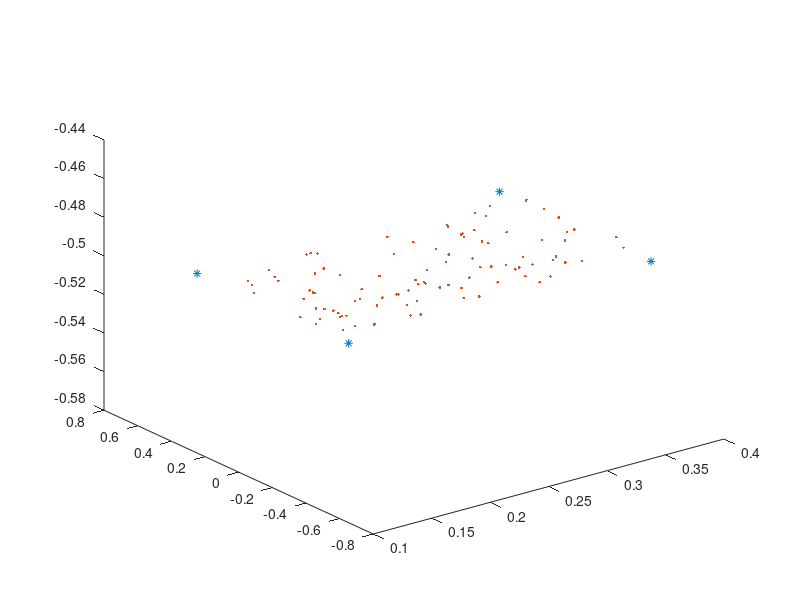

The MATLAB script that drew this image:
function diskPosNew()
    %declare range
    b = 14.5; %b = hFOV/(2*numplanes), width of the plane = hFOV/3
    a = -14.5;
    b_ = 42;
    a_ = -42;
    depths_m = -.5;
    xpos_deg = (b - a).*rand(100, 1) + a - 29;
    ypos_deg = (b_ - a_) .*rand(100,1) + a_;
    xpos_m   = 2 .* depths_m .* tand(xpos_deg./2);
    ypos_m   = 2 .* depths_m .* tand(ypos_deg./2);
    
    widths_m = 2 * -depths_m * tand((87/3)/2);
    heights_m = 2 * -depths_m * tand(84/2);
    %ypos_m = 2 .* Z(i).* tand(xpos_deg./2);
    ithPlaneVertices =[-widths_m/2 -heights_m/2 depths_m ;... 
                            widths_m/2 -heights_m/2 depths_m ;...
                            widths_m/2  heights_m/2 depths_m ;...
                           -widths_m/2  heights_m/2 depths_m ]';
    ithPlaneVertices = ithPlaneVertices - [-widths_m; 0; 0;];
axis equal;
plot3(ithPlaneVertices(1,:), ithPlaneVertices(2,:), ithPlaneVertices(3,:), '*'); hold on; plot3(xpos_m, ypos_m, ones(100, 1).*(depths_m), '.');


end